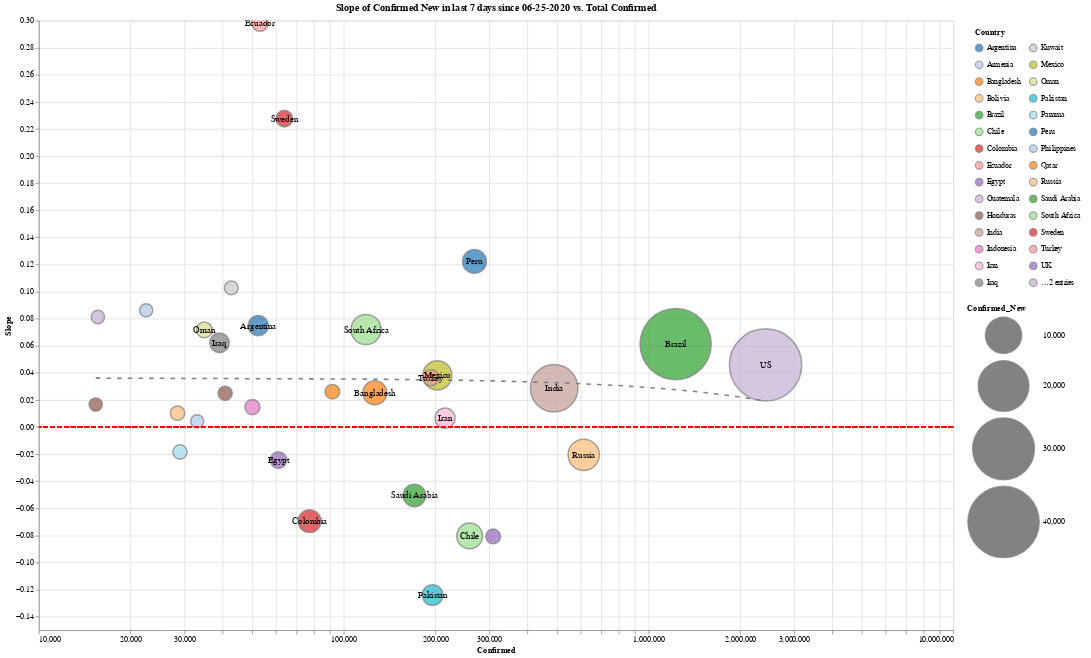

Source (notebook cell):
### Markdown cell above
# Country Level

### Code cell
slope_chart(country_level, 'Country', 0, xscale='log', limit=600, scale=3, window=7).properties(
    width=1200,
    height=800
).interactive()

### Figure 1 — Vega-Lite specification as saved in the notebook (floating-point values rounded to 4 significant figures)
{"config": {"view": {"continuousWidth": 400, "continuousHeight": 300}}, "layer": [{"mark": {"type": "point", "filled": true, "stroke": "grey"}, "encoding": {"color": {"type": "nominal", "field": "Country", "legend": {"clipHeight": 20, "columns": 2, "padding": 10}, "scale": {"scheme": "category20"}}, "size": {"type": "quantitative", "field": "Confirmed_New", "scale": {"domain": [771.0, 40810.0], "range": [300, 9000]}}, "tooltip": [{"type": "nominal", "field": "Country"}, {"type": "quantitative", "field": "Confirmed"}, {"type": "quantitative", "field": "Slope"}, {"type": "quantitative", "field": "Confirmed_New"}], "x": {"type": "quantitative", "axis": {"offset": 0}, "field": "Confirmed", "scale": {"type": "log"}}, "y": {"type": "quantitative", "axis": {"title": "Slope"}, "field": "Slope"}}, "selection": {"selector001": {"type": "interval", "bind": "scales", "encodings": ["x", "y"]}}, "title": "Slope of Confirmed New in last 7 days since 06-25-2020 vs. Total Confirmed"}, {"mark": "text", "encoding": {"color": {"value": "black"}, "size": {"value": 12}, "text": {"type": "nominal", "field": "Country"}, "tooltip": [{"type": "nominal", "field": "Country"}, {"type": "quantitative", "field": "Confirmed"}, {"type": "quantitative", "field": "Slope"}, {"type": "quantitative", "field": "Confirmed_New"}], "x": {"type": "quantitative", "axis": {"offset": 0}, "field": "Confirmed", "scale": {"type": "log"}}, "y": {"type": "quantitative", "axis": {"title": "Slope"}, "field": "Slope"}}, "title": "Slope of Confirmed New in last 7 days since 06-25-2020 vs. Total Confirmed", "transform": [{"filter": "(datum['Confirmed_New'] > 1200)"}]}, {"mark": {"type": "line", "strokeDash": [6, 8]}, "encoding": {"color": {"value": "grey"}, "size": {"value": 2}, "tooltip": [{"type": "nominal", "field": "Country"}, {"type": "quantitative", "field": "Confirmed"}, {"type": "quantitative", "field": "Slope"}, {"type": "quantitative", "field": "Confirmed_New"}], "x": {"type": "quantitative", "axis": {"offset": 0}, "field": "Confirmed", "scale": {"type": "log"}}, "y": {"type": "quantitative", "axis": {"title": "Slope"}, "field": "Slope"}}, "title": "Slope of Confirmed New in last 7 days since 06-25-2020 vs. Total Confirmed", "transform": [{"on": "Confirmed", "regression": "Slope", "method": "poly", "order": 1}]}, {"mark": {"type": "rule", "color": "red", "strokeDash": [6, 3]}, "encoding": {"y": {"type": "quantitative", "axis": {"title": ""}, "field": "a"}}, "transform": [{"calculate": "0", "as": "a"}]}], "data": {"name": "data-4f6e6ec928873bdcd0cdf48b1b0ef11f"}, "height": 800, "width": 1200, "$schema": "https://vega.github.io/schema/vega-lite/v4.0.2.json", "datasets": {"data-4f6e6ec928873bdcd0cdf48b1b0ef11f": [{"Country": "Argentina", "Date": "06-25-2020", "Confirmed": 52460.0, "Deaths": 1150.0, "Recovered": 14790.0, "Confirmed_New": 2606.0, "Deaths_New": 34.0, "Recovered_New": 972.0, "Active": 36520.0, "Slope": 0.0748}, {"Country": "Armenia", "Date": "06-25-2020", "Confirmed": 22490.0, "Deaths": 397.0, "Recovered": 11340.0, "Confirmed_New": 771.0, "Deaths_New": 11.0, "Recovered_New": 538.0, "Active": 10760.0, "Slope": 0.08615}, {"Country": "Bangladesh", "Date": "06-25-2020", "Confirmed": 126600.0, "Deaths": 1621.0, "Recovered": 51500.0, "Confirmed_New": 3946.0, "Deaths_New": 39.0, "Recovered_New": 1829.0, "Active": 73490.0, "Slope": 0.02519}, {"Country": "Bolivia", "Date": "06-25-2020", "Confirmed": 28500.0, "Deaths": 913.0, "Recovered": 7338.0, "Confirmed_New": 1016.0, "Deaths_New": 37.0, "Recovered_New": 543.0, "Active": 20250.0, "Slope": 0.01017}, {"Country": "Brazil", "Date": "06-25-2020", "Confirmed": 1228000.0, "Deaths": 54970.0, "Recovered": 679500.0, "Confirmed_New": 39480.0, "Deaths_New": 1141.0, "Recovered_New": 19060.0, "Active": 493600.0, "Slope": 0.06119}, {"Country": "Chile", "Date": "06-25-2020", "Confirmed": 259100.0, "Deaths": 4903.0, "Recovered": 219300.0, "Confirmed_New": 4648.0, "Deaths_New": 172.0, "Recovered_New": 4234.0, "Active": 34830.0, "Slope": -0.08042}, {"Country": "Colombia", "Date": "06-25-2020", "Confirmed": 77310.0, "Deaths": 2611.0, "Recovered": 31730.0, "Confirmed_New": 3553.0, "Deaths_New": 87.0, "Recovered_New": 1212.0, "Active": 42970.0, "Slope": -0.06949}, {"Country": "Ecuador", "Date": "06-25-2020", "Confirmed": 53160.0, "Deaths": 4343.0, "Recovered": 26100.0, "Confirmed_New": 1513.0, "Deaths_New": 69.0, "Recovered_New": 1106.0, "Active": 22720.0, "Slope": 0.2981}, {"Country": "Egypt", "Date": "06-25-2020", "Confirmed": 61130.0, "Deaths": 2533.0, "Recovered": 16340.0, "Confirmed_New": 1569.0, "Deaths_New": 83.0, "Recovered_New": 403.0, "Active": 42260.0, "Slope": -0.02443}, {"Country": "Guatemala", "Date": "06-25-2020", "Confirmed": 15620.0, "Deaths": 623.0, "Recovered": 2949.0, "Confirmed_New": 800.0, "Deaths_New": 22.0, "Recovered_New": 19.0, "Active": 12050.0, "Slope": 0.08119}, {"Country": "Honduras", "Date": "06-25-2020", "Confirmed": 15370.0, "Deaths": 426.0, "Recovered": 1600.0, "Confirmed_New": 795.0, "Deaths_New": 9.0, "Recovered_New": 54.0, "Active": 13340.0, "Slope": 0.01653}, {"Country": "India", "Date": "06-25-2020", "Confirmed": 490400.0, "Deaths": 15300.0, "Recovered": 285600.0, "Confirmed_New": 17300.0, "Deaths_New": 407.0, "Recovered_New": 13940.0, "Active": 189500.0, "Slope": 0.02857}, {"Country": "Indonesia", "Date": "06-25-2020", "Confirmed": 50190.0, "Deaths": 2620.0, "Recovered": 20450.0, "Confirmed_New": 1178.0, "Deaths_New": 47.0, "Recovered_New": 791.0, "Active": 27120.0, "Slope": 0.01464}, {"Country": "Iran", "Date": "06-25-2020", "Confirmed": 215100.0, "Deaths": 10130.0, "Recovered": 175100.0, "Confirmed_New": 2595.0, "Deaths_New": 134.0, "Recovered_New": 3007.0, "Active": 29860.0, "Slope": 0.006544}, {"Country": "Iraq", "Date": "06-25-2020", "Confirmed": 39140.0, "Deaths": 1437.0, "Recovered": 18050.0, "Confirmed_New": 2437.0, "Deaths_New": 107.0, "Recovered_New": 1237.0, "Active": 19650.0, "Slope": 0.06212}, {"Country": "Kuwait", "Date": "06-25-2020", "Confirmed": 42790.0, "Deaths": 339.0, "Recovered": 33370.0, "Confirmed_New": 909.0, "Deaths_New": 2.0, "Recovered_New": 558.0, "Active": 9082.0, "Slope": 0.1027}, {"Country": "Mexico", "Date": "06-25-2020", "Confirmed": 203000.0, "Deaths": 25060.0, "Recovered": 152400.0, "Confirmed_New": 6104.0, "Deaths_New": 736.0, "Recovered_New": 3875.0, "Active": 25530.0, "Slope": 0.03809}, {"Country": "Oman", "Date": "06-25-2020", "Confirmed": 34900.0, "Deaths": 144.0, "Recovered": 18520.0, "Confirmed_New": 1366.0, "Deaths_New": 2.0, "Recovered_New": 548.0, "Active": 16240.0, "Slope": 0.07164}, {"Country": "Pakistan", "Date": "06-25-2020", "Confirmed": 195700.0, "Deaths": 3962.0, "Recovered": 84170.0, "Confirmed_New": 2775.0, "Deaths_New": 59.0, "Recovered_New": 2861.0, "Active": 107600.0, "Slope": -0.1241}, {"Country": "Panama", "Date": "06-25-2020", "Confirmed": 29040.0, "Deaths": 564.0, "Recovered": 14800.0, "Confirmed_New": 1007.0, "Deaths_New": 17.0, "Recovered_New": 6.0, "Active": 13670.0, "Slope": -0.01847}, {"Country": "Peru", "Date": "06-25-2020", "Confirmed": 268600.0, "Deaths": 8761.0, "Recovered": 151200.0, "Confirmed_New": 3913.0, "Deaths_New": 175.0, "Recovered_New": -364.0, "Active": 108600.0, "Slope": 0.1222}, {"Country": "Philippines", "Date": "06-25-2020", "Confirmed": 33070.0, "Deaths": 1212.0, "Recovered": 8910.0, "Confirmed_New": 774.0, "Deaths_New": 8.0, "Recovered_New": 254.0, "Active": 22950.0, "Slope": 0.004191}, {"Country": "Qatar", "Date": "06-25-2020", "Confirmed": 91840.0, "Deaths": 106.0, "Recovered": 74540.0, "Confirmed_New": 1060.0, "Deaths_New": 2.0, "Recovered_New": 1461.0, "Active": 17190.0, "Slope": 0.02606}, {"Country": "Russia", "Date": "06-25-2020", "Confirmed": 613100.0, "Deaths": 8594.0, "Recovered": 374600.0, "Confirmed_New": 7105.0, "Deaths_New": 91.0, "Recovered_New": 6335.0, "Active": 230000.0, "Slope": -0.02057}, {"Country": "Saudi Arabia", "Date": "06-25-2020", "Confirmed": 170600.0, "Deaths": 1428.0, "Recovered": 117900.0, "Confirmed_New": 3372.0, "Deaths_New": 41.0, "Recovered_New": 5085.0, "Active": 51330.0, "Slope": -0.05054}, {"Country": "South Africa", "Date": "06-25-2020", "Confirmed": 118400.0, "Deaths": 2292.0, "Recovered": 59970.0, "Confirmed_New": 6579.0, "Deaths_New": 87.0, "Recovered_New": 3100.0, "Active": 56110.0, "Slope": 0.07193}, {"Country": "Sweden", "Date": "06-25-2020", "Confirmed": 63890.0, "Deaths": 5230.0, "Recovered": 0.0, "Confirmed_New": 1566.0, "Deaths_New": 21.0, "Recovered_New": 0.0, "Active": 58660.0, "Slope": 0.2276}, {"Country": "Turkey", "Date": "06-25-2020", "Confirmed": 193100.0, "Deaths": 5046.0, "Recovered": 165700.0, "Confirmed_New": 1458.0, "Deaths_New": 21.0, "Recovered_New": 1472.0, "Active": 22360.0, "Slope": 0.03641}, {"Country": "UK", "Date": "06-25-2020", "Confirmed": 309500.0, "Deaths": 43310.0, "Recovered": 1361.0, "Confirmed_New": 1118.0, "Deaths_New": 149.0, "Recovered_New": 16.0, "Active": 264800.0, "Slope": -0.08078}, {"Country": "US", "Date": "06-25-2020", "Confirmed": 2422000.0, "Deaths": 124400.0, "Recovered": 663600.0, "Confirmed_New": 40810.0, "Deaths_New": 2430.0, "Recovered_New": 7401.0, "Active": 1634000.0, "Slope": 0.04583}, {"Country": "Ukraine", "Date": "06-25-2020", "Confirmed": 40850.0, "Deaths": 1078.0, "Recovered": 18360.0, "Confirmed_New": 1002.0, "Deaths_New": 17.0, "Recovered_New": 356.0, "Active": 21410.0, "Slope": 0.02487}]}}
